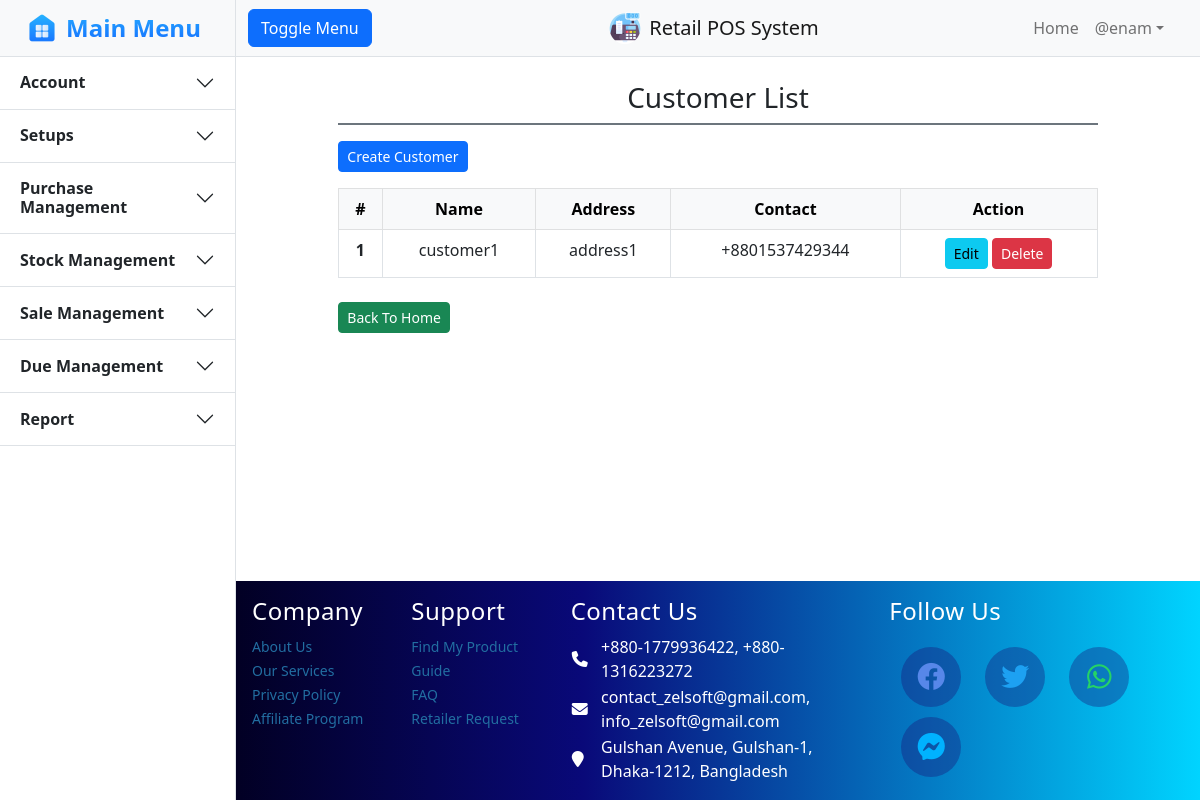
The app's page /customer/index/ (signed in), older data.
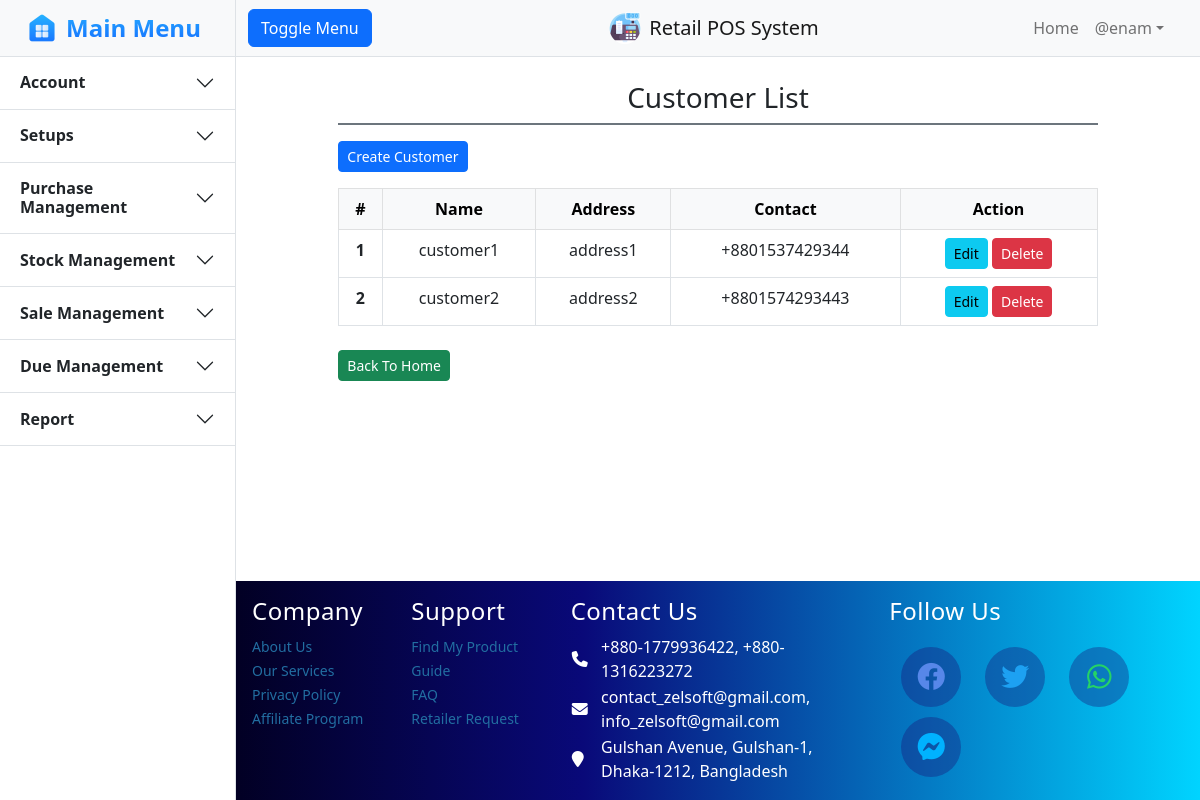
The same page, newer data.
### core/models.py (models this page shows, shortened)
class Customer(models.Model):
    name = models.CharField(max_length=100)
    address = models.CharField(max_length=100)
    contact = PhoneNumberField(blank=True)

### core/decorators.py (the view)
        def wrapper_func(request, *args, **kwargs):
            group = None
            if request.user.groups.exists():
                group = request.user.groups.all()[0].name
            else:
                return redirect("login")
            if group in allowed_roles:
                return view_func(request, *args, **kwargs)
            else:
                return HttpResponse("You are not authorized to access this page.!!")

### core/setupviews.py (called while the page is built)
@allowed_users(allowed_roles=['admin', 'operator'])
def customerlist(request):
    context ={}
    context["dataset"] = Customer.objects.all()
    return render(request, "customer/index.html", context)

### core/templates/customer/index.html (shortened to what this page needs)
{% extends 'core/base/base.html' %}
{% block body %}
    <section class="py-4 px-4">
		<div class="row">
			<div class="container col-sm-10">
                <div class="pb-2 d-flex justify-content-center align-items-center border-bottom border-secondary border-2">
					<h3 class="m-0 mx-2">Customer List</h3>
				</div>
				<div class="mt-3">
					<a class="btn btn-sm btn-primary" href="{% url 'createcustomer' %}">Create Customer</a>
				</div>
                <div class="mt-3">
                    <table class="table table-bordered table-hover text-center">
                        <thead class="table-light">
                            <tr>
                                <th scope="col">#</th>
                                <th scope="col">Name</th>
                                <th scope="col">Address</th>
                                <th scope="col">Contact</th>
                                <th scope="col" class="text-center">Action</th>
                              </tr>
                        </thead>
                        <tbody>
                          {% for data in dataset %}
                            <tr>
                                <th scope="row">{{forloop.counter}}</th>
                                <td>{{data.name}}</td>
                                <td>{{data.address}}</td>
                                <td>{{data.contact}}</td>
								<td class="text-center">
									<a class="btn btn-sm btn-info" href="{% url 'editcustomer' data.id %}">Edit</a>
									<form method="POST" class="d-inline" onsubmit="return confirm('Are you sure you want to delete the record?');" action="{% url 'deletecustomer' %}">
										<button class="btn btn-sm btn-danger" type="submit" >Delete</button>
									</form>
								</td>
                            </tr>
                          {% endfor %}
                        </tbody>
                    </table>
                </div>
                <div class="">
                    <div class="col-md-12 text-left pt-2">
                        <a class="btn btn-success btn-sm" href="/home/">Back To Home</a>
                    </div>
				</div>
			</div>
		</div>
	</section>
{% endblock %}

Row changes from the older to the newer data that the page shows:
added Customer: name "customer2", address "address2", contact "+8801574293443"
